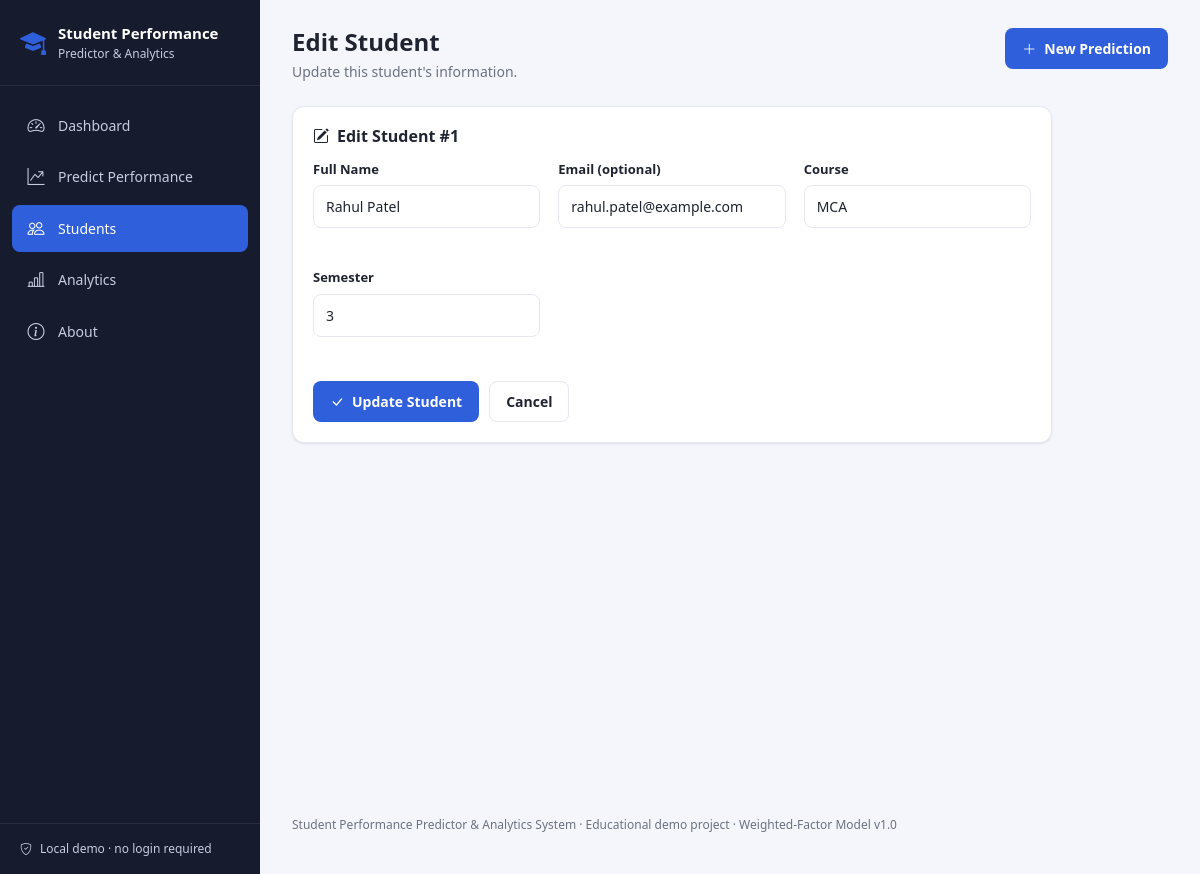
The page /edit_student.php?id=1 on the database its author committed.
### tables this page shows
CREATE TABLE students (
    id INT AUTO_INCREMENT PRIMARY KEY,
    name VARCHAR(100) NOT NULL,
    email VARCHAR(100) UNIQUE,
    course_id INT,
    semester INT CHECK (semester BETWEEN 1 AND 12),

    FOREIGN KEY (course_id) REFERENCES courses(id)
);

CREATE TABLE courses (
    id INT AUTO_INCREMENT PRIMARY KEY,
    course_name VARCHAR(50) NOT NULL UNIQUE
);

### includes/functions.php (called while the page is built, shortened)
<?php
function h($value)
{
    return htmlspecialchars((string) $value, ENT_QUOTES, 'UTF-8');
}

### edit_student.php (the view, shortened to what this page needs)
<?php
require_once __DIR__ . '/includes/header.php';
$id = filter_input(INPUT_GET, 'id', FILTER_VALIDATE_INT);
$stmt = $pdo->prepare("SELECT * FROM students WHERE id = ?");
$stmt->execute([$id]);
$student = $stmt->fetch();
$old = [
    'name' => $student['name'],
    'email' => $student['email'] ?? '',
    'course_id' => $student['course_id'],
    'semester' => $student['semester'],
];
$courses = $pdo->query("SELECT id, course_name FROM courses ORDER BY course_name")->fetchAll();
require_once __DIR__ . '/includes/sidebar.php';
?>
<main class="main-content">
    <?php $pageDescription = 'Update this student\'s information.'; require_once __DIR__ . '/includes/navbar.php'; ?>
    <div class="card-box form-card">
        <h2 class="section-title"><i class="bi bi-pencil-square"></i> Edit Student #<?= (int) $id ?></h2>
        <form method="POST" action="edit_student.php?id=<?= (int) $id ?>" id="studentForm" novalidate>
            <div class="form-grid">
                <div class="form-group">
                    <label for="name">Full Name</label>
                    <input type="text" class="form-control" id="name" name="name" value="<?= h($old['name']) ?>" required>
                    <span class="form-error" id="name_error"></span>
                </div>
                <div class="form-group">
                    <label for="email">Email (optional)</label>
                    <input type="email" class="form-control" id="email" name="email" value="<?= h($old['email']) ?>">
                    <span class="form-error" id="email_error"></span>
                </div>
                <div class="form-group">
                    <label for="course_id">Course</label>
                    <select class="form-control" id="course_id" name="course_id" required>
                        <?php foreach ($courses as $c): ?>
                            <option value="<?= (int) $c['id'] ?>" <?= (string) $old['course_id'] === (string) $c['id'] ? 'selected' : '' ?>>
                                <?= h($c['course_name']) ?>
                            </option>
                        <?php endforeach; ?>
                    </select>
                </div>
                <div class="form-group">
                    <label for="semester">Semester</label>
                    <select class="form-control" id="semester" name="semester" required>
                        <?php for ($i = 1; $i <= 12; $i++): ?>
                            <option value="<?= $i ?>" <?= (string) $old['semester'] === (string) $i ? 'selected' : '' ?>><?= $i ?></option>
                        <?php endfor; ?>
                    </select>
                    <span class="form-error" id="semester_error"></span>
                </div>
            </div>
            <div class="form-actions">
                <button type="submit" class="btn btn-primary-solid"><i class="bi bi-check-lg"></i> Update Student</button>
                <a href="students.php" class="btn btn-outline">Cancel</a>
            </div>
        </form>
    </div>
<?php require_once __DIR__ . '/includes/footer.php'; ?>

### style.css (style rules this page uses)
:root { --primary: #2f5fdb; --primary-dark: #23429e; --primary-light: #eaf0ff; --secondary: #6b7280; --success: #16a34a; --success-light: #e8f7ee; --danger: #dc2626; --danger-light: #fdecec; --warning: #d97706; --warning-light: #fef3e2; --info: #0891b2; --info-light: #e3f6f9; --background: #f4f6fb; --surface: #ffffff; --border: #e5e8f0; --text: #1f2430; --text-muted: #6b7280; --sidebar-bg: #161b2e; --sidebar-bg-hover: #232a44; --sidebar-text: #c7cbe0; --sidebar-text-active: #ffffff; --radius: 12px; --radius-sm: 8px; --shadow: 0 1px 3px rgba(16, 24, 40, 0.06), 0 1px 2px rgba(16, 24, 40, 0.04); --shadow-md: 0 4px 12px rgba(16, 24, 40, 0.08); --sidebar-width: 260px; }
* { box-sizing: border-box; }
body { margin: 0; font-family: 'Segoe UI', Roboto, -apple-system, BlinkMacSystemFont, sans-serif; background: var(--background); color: var(--text); font-size: 15px; line-height: 1.5; }
a { text-decoration: none; color: inherit; }
.main-content { margin-left: var(--sidebar-width); flex: 1; padding: 28px 32px 8px; min-width: 0; }
.btn-primary-solid, .btn-outline, .btn-danger-solid, .btn-plain { display: inline-flex; align-items: center; gap: 8px; padding: 9px 16px; border-radius: var(--radius-sm); font-size: 14px; font-weight: 600; border: 1px solid transparent; cursor: pointer; white-space: nowrap; }
.btn-primary-solid { background: var(--primary); color: #fff; }
.btn-outline { background: #fff; border-color: var(--border); color: var(--text); }
.card-box { background: var(--surface); border-radius: var(--radius); box-shadow: var(--shadow); padding: 20px; border: 1px solid var(--border); }
.section-title { font-size: 16px; font-weight: 700; margin: 0 0 14px; display: flex; align-items: center; gap: 8px; }
.form-card { max-width: 760px; }
.form-grid { display: grid; grid-template-columns: repeat(auto-fit, minmax(220px, 1fr)); gap: 18px; }
.form-group { display: flex; flex-direction: column; gap: 6px; }
.form-group label { font-size: 13px; font-weight: 600; color: var(--text); }
.form-control, select.form-control { padding: 10px 12px; border: 1px solid var(--border); border-radius: var(--radius-sm); font-size: 14px; background: #fff; color: var(--text); width: 100%; }
.form-error { font-size: 12px; color: var(--danger); min-height: 16px; }
.form-actions { display: flex; gap: 10px; margin-top: 22px; flex-wrap: wrap; }

### rows shown on the page
students: name "Rahul Patel", email "rahul.patel@example.com", course_id "MCA", semester "3"

### other values the page prints
$label "Dashboard Predict Performance Students Analytics About"
$pageTitle "Edit Student"
$pageDescription "Update this student's information."
$id "1"
MODEL_VERSION "v1.0"
